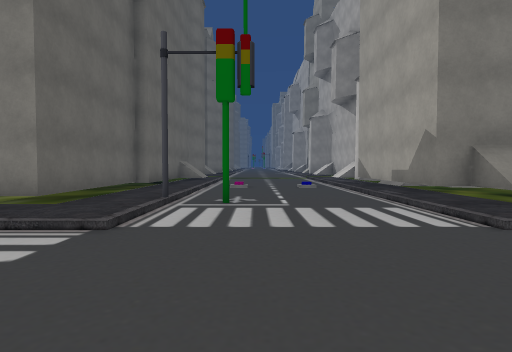
view 1 (above)

24 first-person views from a walk through a Unity game level. The camera is 1.3 m above the floor, tilts 2° down and sees 80° across. The floor is counted in squares, 2 m on a side. Each view is taken from the middle of a square. On the plan, view 1 faces up. The plan holds only what a view shows up to about 10 squares ahead; the rest is blank. The place goes on beyond the plan. The player is left out. Some surface patterns are stand-ins.

view 2
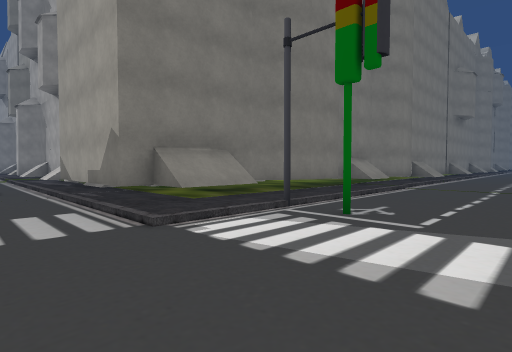

view 3
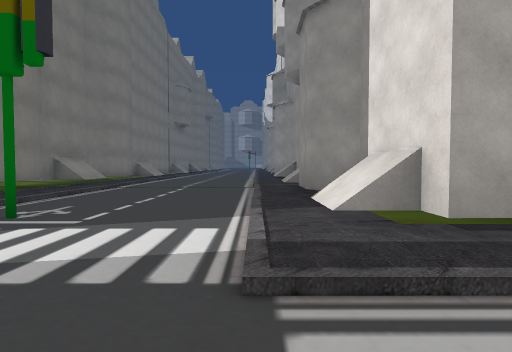

view 4
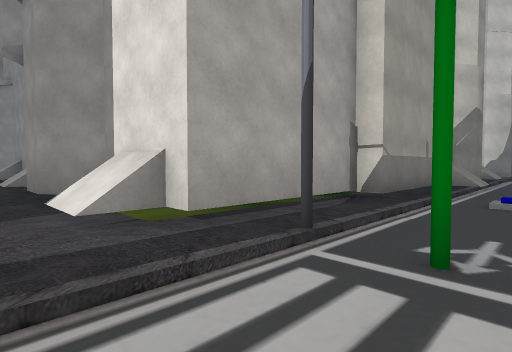

view 5
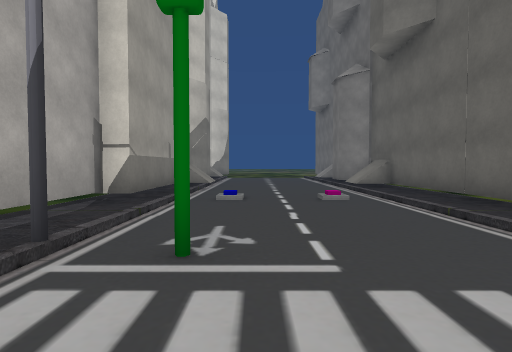

view 6
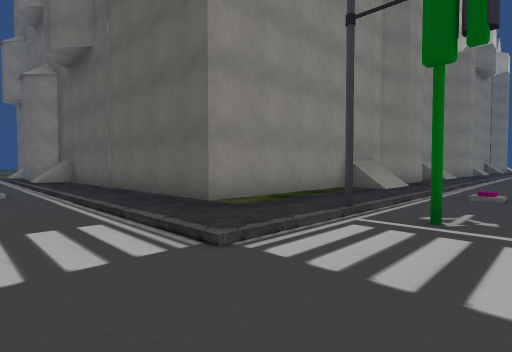

view 7
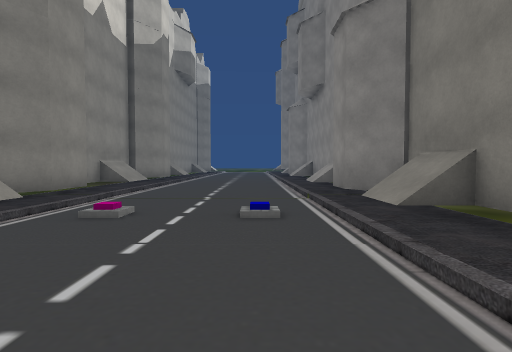

view 8
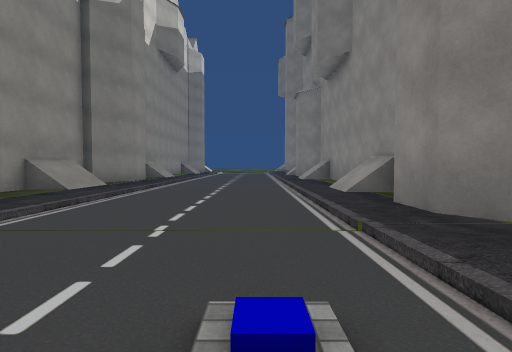

view 9
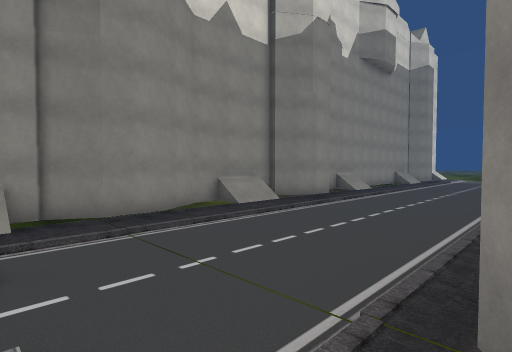

view 10
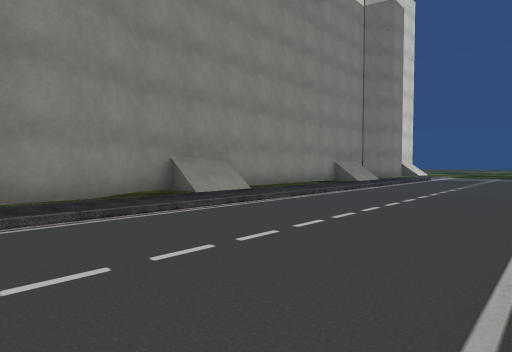

view 11
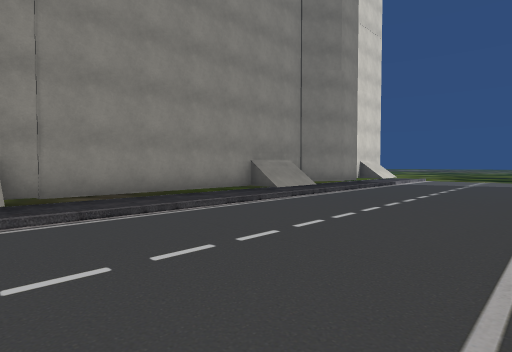

view 12
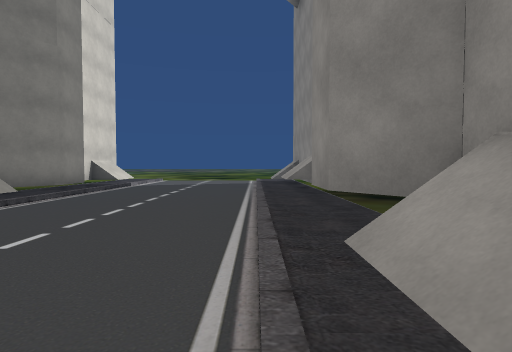

view 13
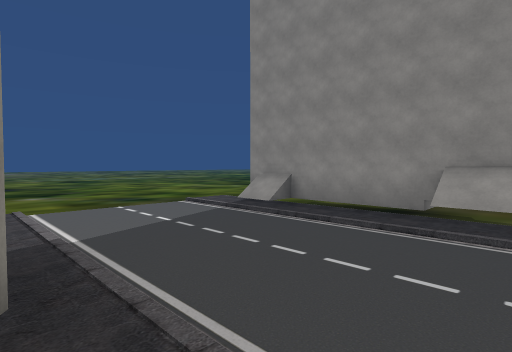

view 14
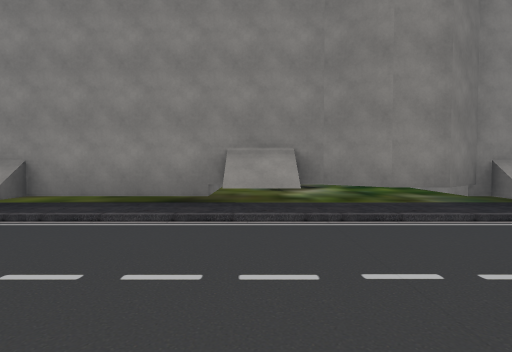

view 15
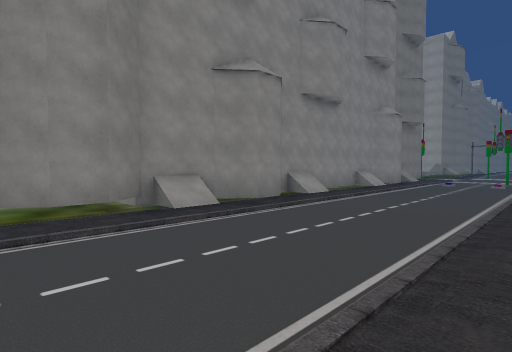

view 16
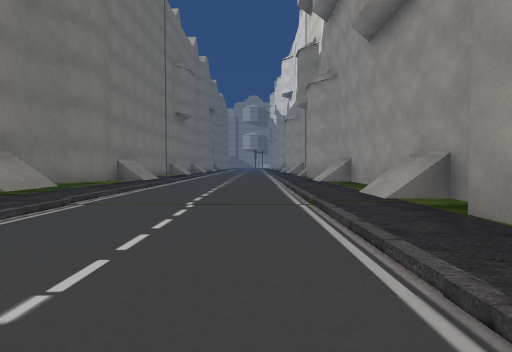

view 17
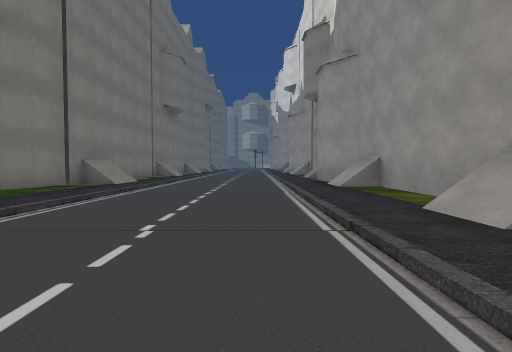

view 18
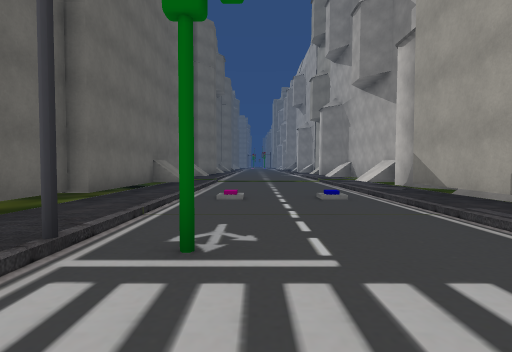

view 19
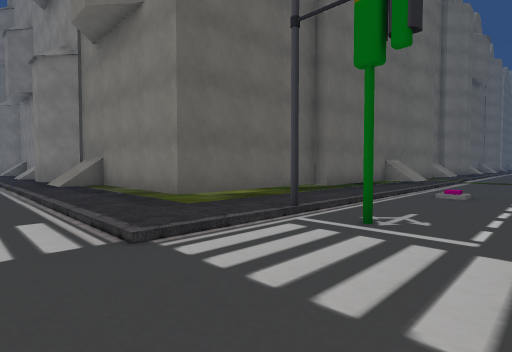

view 20
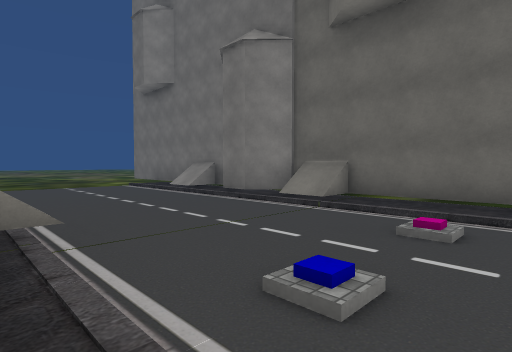

view 21
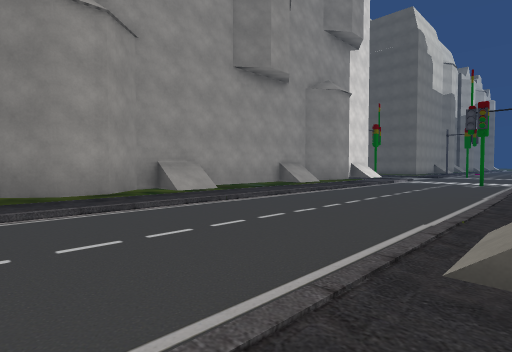

view 22
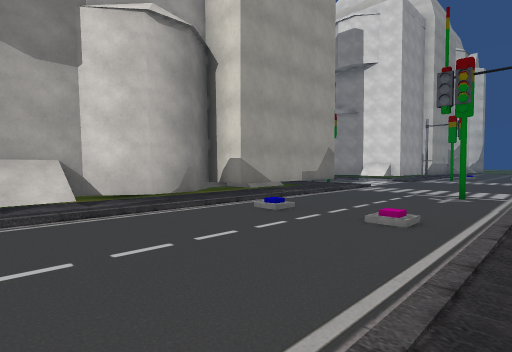

view 23
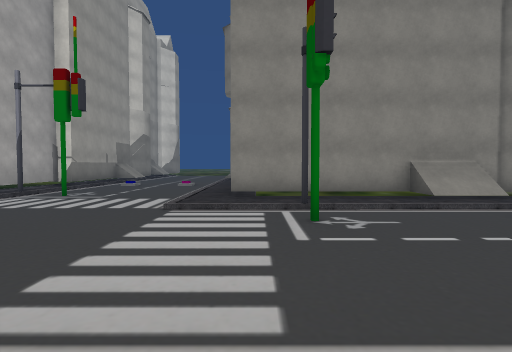

view 24
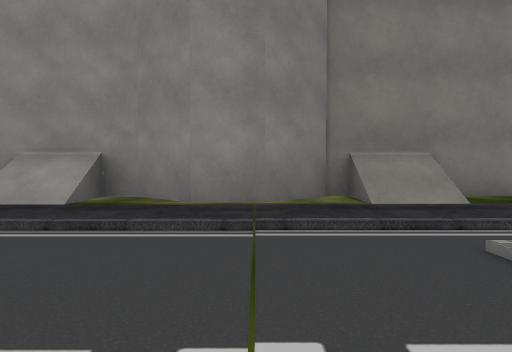

### Floor plan
Key: @ floor where view 1 was taken; # wall or solid block; x gap in a wall; . main floor; : floor 0.25 m higher than the main floor; - floor 0.5 m lower than the main floor; + floor 1.5 m higher than the main floor; / step, stairs or slope; ^ raised ledge; O other object.
Columns run from 33 left of view 1 to 18 right of it. Each row starts with its distance up from view 1.
 13                                /....:O
 12                               #/..../#
 11                               #:....:#
 10          --                   #:....:#
  9 ------------                  #:....:#
  8 --                            ::....##
  7 --                            ::....#
  6                               ::....#
  5   #############     ##########::....########O######
  4 /:OO:::O:##:O:##OO:::O:##O/:::::....:OO:##:/O:/:/O::
  3 ////////////////////////////////....////////////////
  2 /........................./...........#.............
  1 /...................................................
  0 /........................./..#...@..................
 -1 /////////////////////////////#//....////////////////
 -2    /O## /:::::/OO##///:##:O:::::....:OO:##/O:::O:##
 -3    #   #########^  O###########:....x##############
 -4                               #:....:#
 -5                               #:....:#
 -6                               #:....:#
 -7                               #:....:
 -8                               #:....:
 -9                               #/....O
-10                               OO....+
-11                                #....O
-12                               ##....#
-13                               #O....O

Positions as (right, up) in squares from view 1, and headings:
1: (0, 0), facing up
2: (1, 0), facing up-right
3: (1, -1), facing right
4: (1, -1), facing down-right
5: (1, -1), facing down
6: (0, 1), facing down-left
7: (-3, 2), facing left
8: (-6, 2), facing left
9: (-7, 4), facing down-left
10: (-15, 3), facing down-left
11: (-19, 3), facing down-left
12: (-20, 3), facing left
13: (-25, -2), facing up-left
14: (-26, -1), facing up
15: (-25, -2), facing up-right
16: (5, 0), facing right
17: (7, 0), facing right
18: (0, 3), facing up
19: (1, 2), facing up-left
20: (3, -6), facing down-left
21: (18, 4), facing down-left
22: (-2, 13), facing down-right
23: (-3, 4), facing down
24: (-9, 0), facing up
